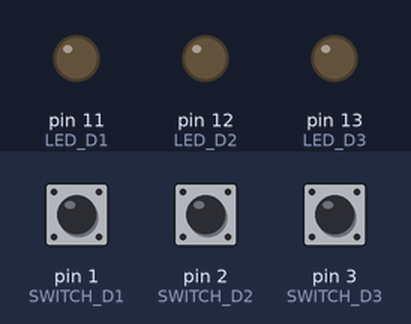
This sketch was run on a simulated Arduino Uno, built with avr-gcc and run on an emulated ATmega328P. On the bench: output pins drawn as LEDs (lit = HIGH). Inputs (shaded band) come from the test bench; at power-on: pin 1 (SWITCH_D1) LOW, pin 2 (SWITCH_D2) LOW, pin 3 (SWITCH_D3) LOW.

Above: at 1.2 s.
1.3 s: pin 1 (SWITCH_D1) pulled HIGH for 0.15 s
At 1.37 s:
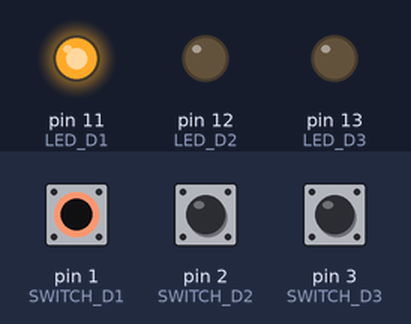
2.9 s: pin 2 (SWITCH_D2) pulled HIGH for 0.15 s
At 2.97 s:
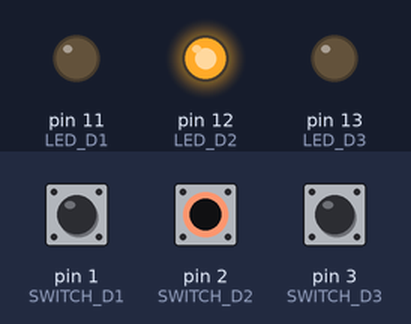
4.5 s: pin 3 (SWITCH_D3) pulled HIGH for 0.15 s
At 4.57 s:
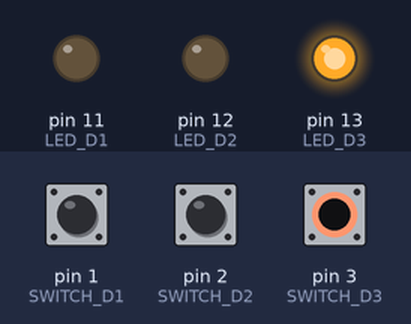
6.1 s: pin 3 (SWITCH_D3) pulled HIGH for 3.2 s
At 10.1 s:
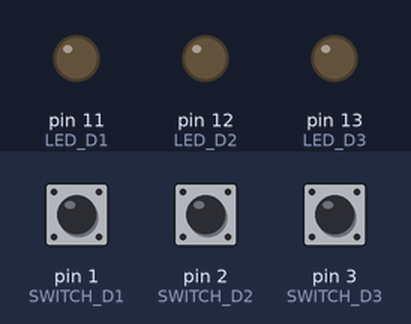
10.8 s: pin 1 (SWITCH_D1) pulled HIGH for 3.2 s
At 11.3 s:
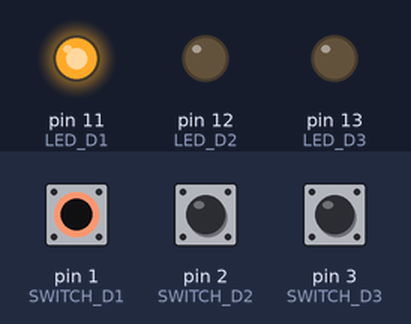
15.5 s: pin 1 (SWITCH_D1) driven HIGH and pin 2 (SWITCH_D2) driven HIGH
At 16.0 s:
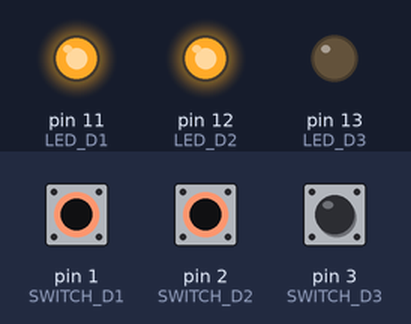
Timing chart, 0 to 18.0 s (numbered marks = the images above; inputs shaded):
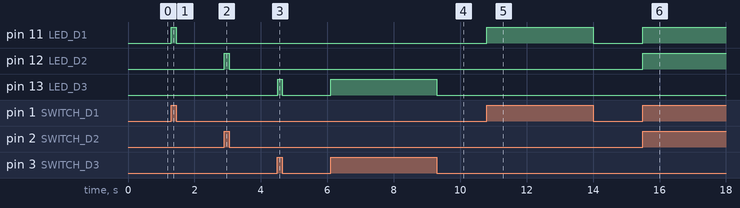

The sketch:

PINBALL_3_TARGETS.ino
```cpp
// 3 TARGET SCRORE FUNCTION. WHEN A TARGET IS HIT IT LIGHTS UP AND PROVIDES POINTS.
// WHEN ALL 3 TARGETS ARE LIT THEY FLASH AND PROVIDE A JACKPOT
// WHEN JACKPOT IS PROVIDED ALL LIGHTS TURN OFF.


int LED_D1 = 11;
int LED_D2 = 12;
int LED_D3 = 13;
int SWITCH_D1 = 1;
int SWITCH_D2 = 2;
int SWITCH_D3 = 3;

int state0 = LOW;
int state1 = HIGH;
int reading;


void setup() {
  // put your setup code here, to run once:


pinMode(LED_D1,OUTPUT);
pinMode(LED_D2,OUTPUT);
pinMode(LED_D3,OUTPUT);
pinMode(SWITCH_D1,INPUT);
pinMode(SWITCH_D2,INPUT);
pinMode(SWITCH_D3,INPUT);


}

void loop() {
  // put your main code here, to run repeatedly:

//drop target switch 1

     if (digitalRead(SWITCH_D1) == HIGH)
       {
         digitalWrite(LED_D1,HIGH);
       }
     else
     {
      digitalWrite (LED_D1,LOW);
     }


//drop target switch 2

     if (digitalRead(SWITCH_D2) == HIGH)
       {
         digitalWrite(LED_D2,HIGH);
       }
     else
     {
      digitalWrite (LED_D2,LOW);
     }

//drop target switch 3

     if (digitalRead(SWITCH_D3) == HIGH)
       {
         digitalWrite(LED_D3,HIGH);
       }
     else
     {
      digitalWrite (LED_D3,LOW);
     }

//drop target RESET

      if ((LED_D1) == HIGH && (LED_D2) == HIGH && (LED_D3) == HIGH)
      {
        digitalWrite (LED_D1, LOW);
        digitalWrite (LED_D2, LOW);
        digitalWrite (LED_D3, LOW);
      }
    }
```

Measured:
- after the input at 1.3 s, pin 11 (LED_D1): LOW → HIGH at once, → LOW 0.15 s later
- after the input at 2.9 s, pin 12 (LED_D2): LOW → HIGH at once, → LOW 0.15 s later
- after the input at 4.5 s, pin 13 (LED_D3): LOW → HIGH at once, → LOW 0.15 s later
- after the input at 6.1 s, pin 13 (LED_D3): LOW → HIGH at once, → LOW 3.2 s later
- after the input at 10.8 s, pin 11 (LED_D1): LOW → HIGH at once, → LOW 3.2 s later
- after the input at 15.5 s, pin 11 (LED_D1), pin 12 (LED_D2): LOW → HIGH at once
